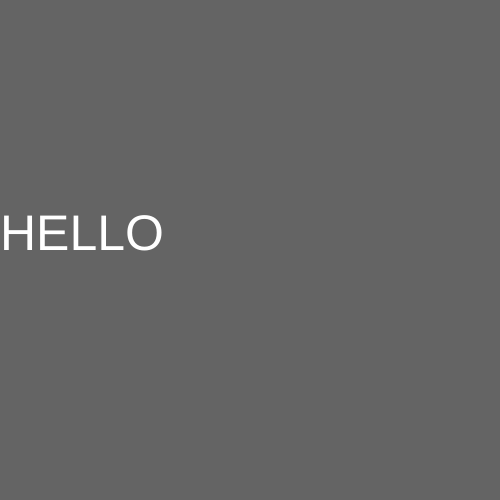
Frame 1 (no input)
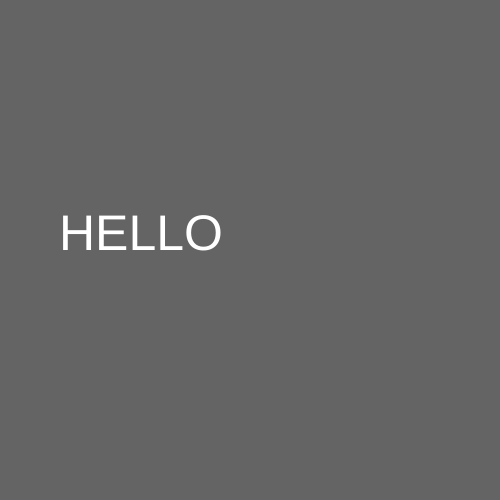
Frame 60 (no input)
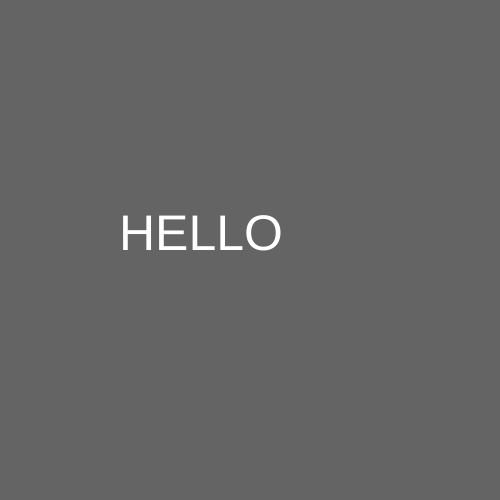
Frame 120 (the mouse pressed at the canvas centre since frame 60)

The p5.js sketch that drew these frames (run headless with seeded random() and noise() and a simulated clock; from frame 60 on, the mouse is pressed at the canvas centre):

// p5.js sketch
// ── sketch.js

var x = 0 ;

function setup() {
  createCanvas(500, 500);
}

function draw() {
background(100);

fill("white");
textSize(50, 50);
text("HELLO", x, height/2);
//rect(x, height/2, 50, 50);
x= x + 1;
//x = x + 5 ; faster
if (x > width) {
  x = -100 ;
  }
}
